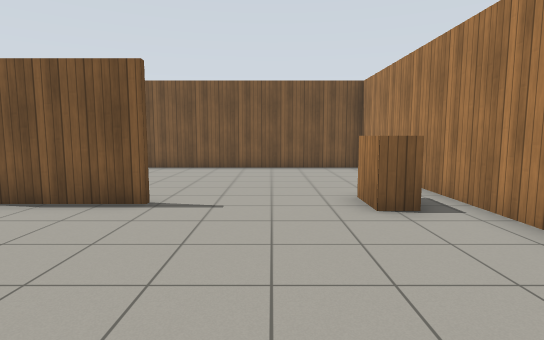
[1] (above)

20 first-person views from a walk through a world built for the Gazebo simulator. The camera is 1.2 m above the floor, tilts 6° down and sees 80° across. The floor is counted in squares, 1 m on a side. Each view is taken from the middle of a square. On the plan, view 1 faces up. The plan holds only what a view shows up to about 13 squares ahead; the rest is blank. The place goes on beyond the plan. Gazebo's built-in surfaces are drawn with simple patterns. Surface patterns are stand-ins for the level's own textures.

[2]
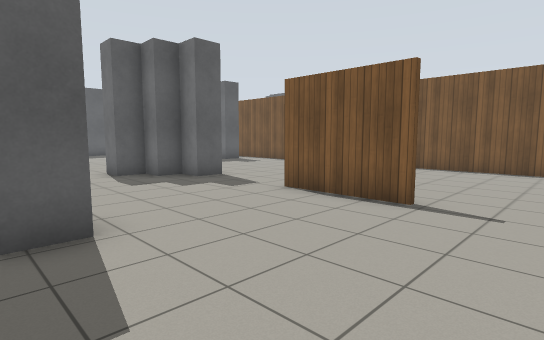

[3]
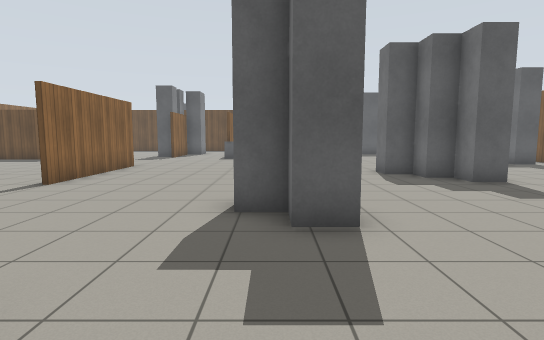

[4]
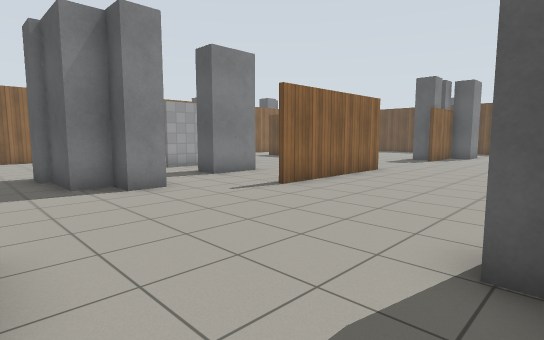

[5]
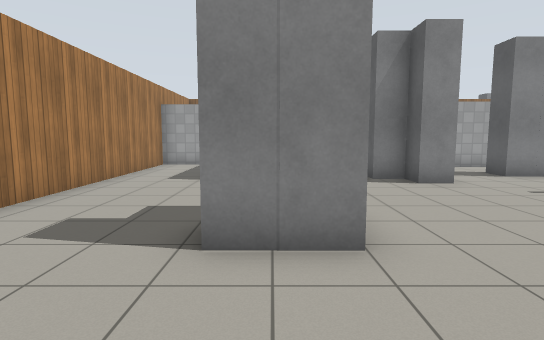

[6]
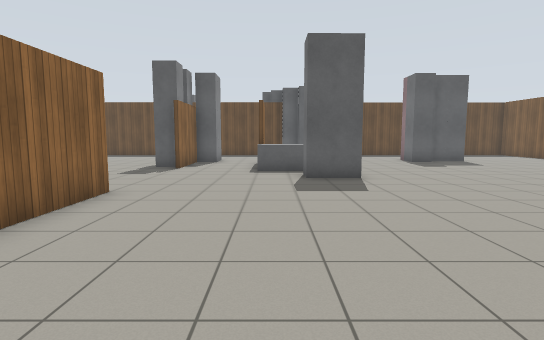

[7]
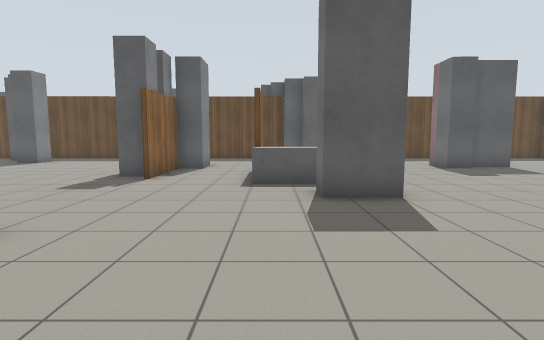

[8]
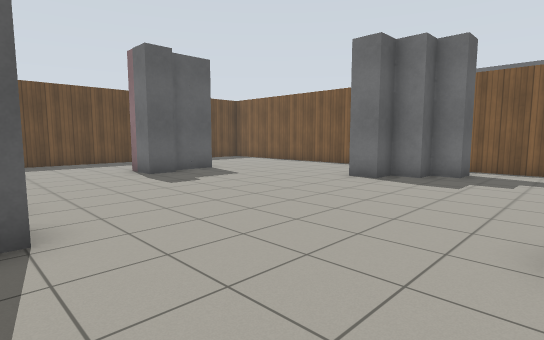

[9]
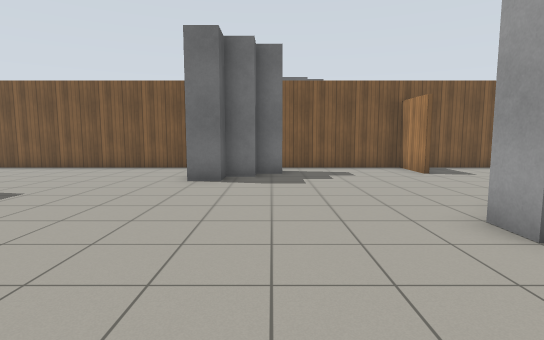

[10]
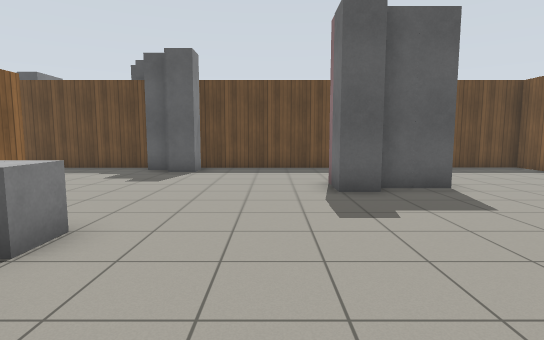

[11]
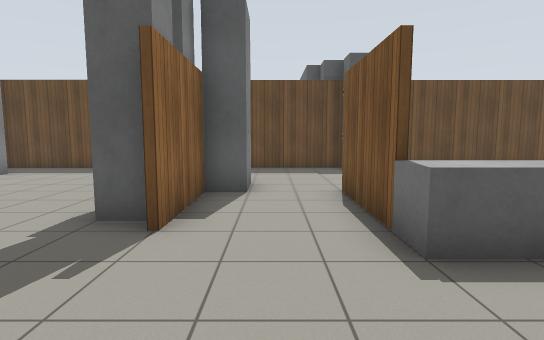

[12]
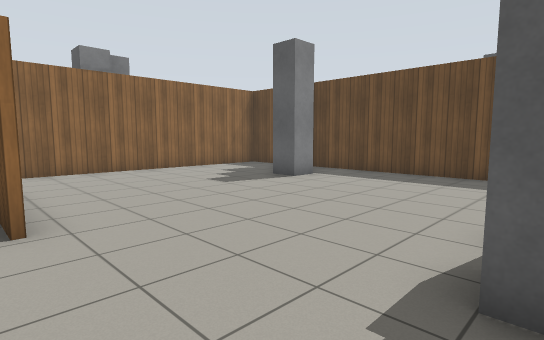

[13]
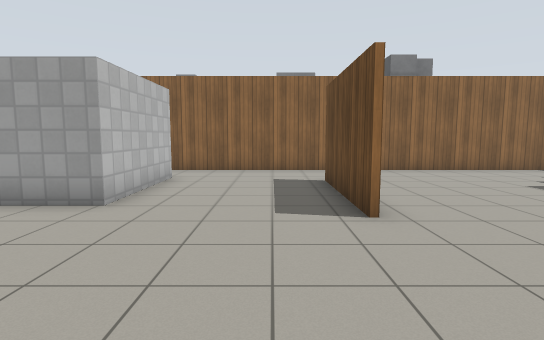

[14]
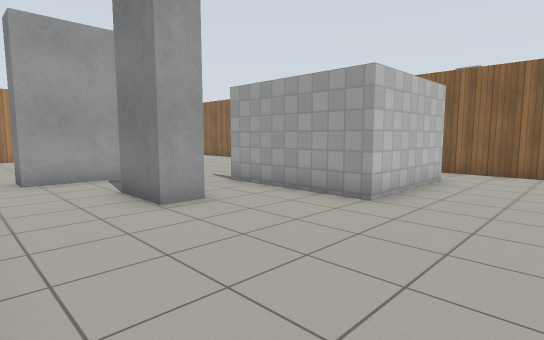

[15]
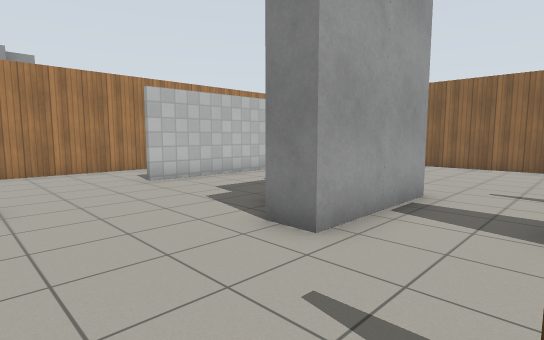

[16]
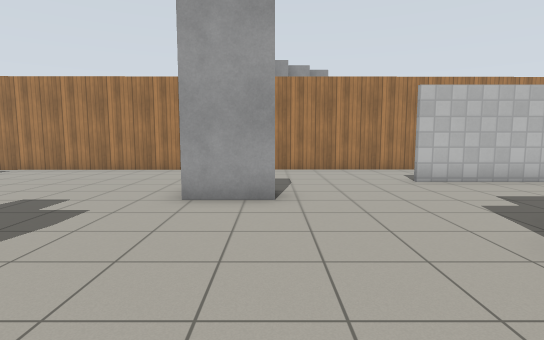

[17]
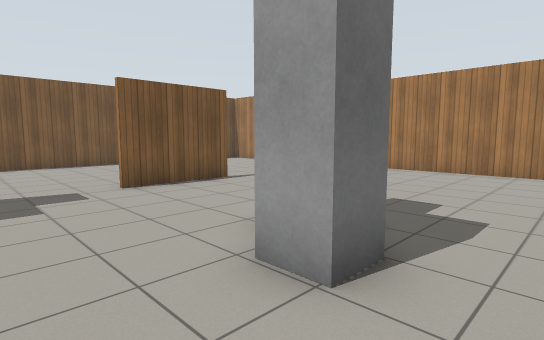

[18]
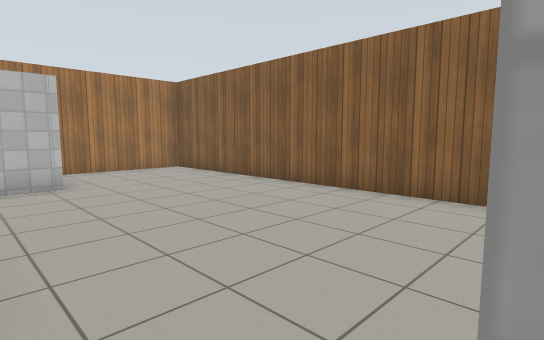

[19]
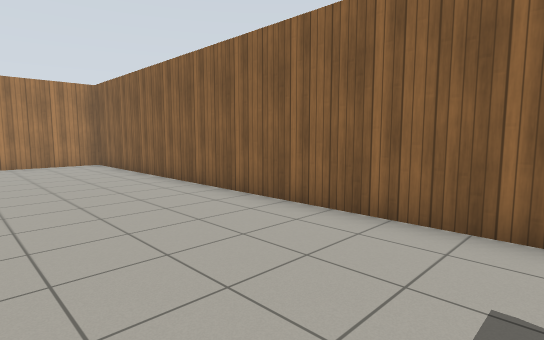

[20]
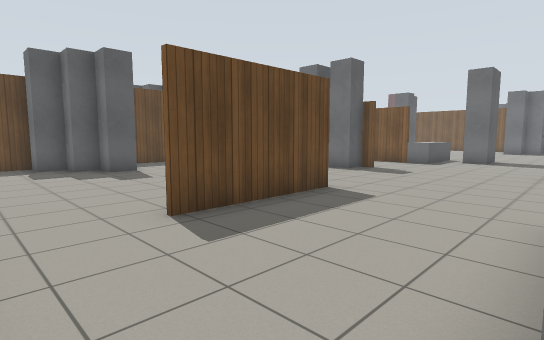

### Floor plan
Points are (right, up) in squares from view 1. A wall is a line through its corners. A room is listed if a view was taken in it or the views show most of it. See-through windows are left out.
Room 1 (views 1, 2, 3, 4, 5, 6, 7, 8, 9, 10, 11, 12, 13, 14, 15, 16, 17, 18, 19, 20)
walls: (-13, -5.5) (-7.9, -5.5); (-18.4, -2.5) (-21, -2.5); (-21, -2.3) (-18.6, -2.3); (-16.4, -10.6) (-16.4, -14.7); (-2.1, 5.6) (-5.2, 5.6); (-9.1, 10.3) (-9.1, 12.3) (-14, 12.3); (-21.7, 4.5) (-22.3, 4.5); (-12.1, -15.4) (-12.1, -11.5) (-7.9, -11.5); (3.5, -1.1) (3.4, 12.3) (-8, 12.3); (-26.2, -1.5) (-26.2, -6.4); (-17.2, 12.3) (-26.3, 12.3) (-26.3, 9.8); (0.4, -12.9) (0.4, -7.7); (-26.2, -8) (-26.2, -15.9); (-18.5, -17.4) (3.6, -17.4) (3.6, -13.4); (-26.3, 6.4) (-26.2, 0.3); (3.6, -12.1) (3.5, -4.4); (-24.6, -17.4) (-21.4, -17.4)
objects: grey post (-25, -15) to (-25, -14); grey post (-25, -14) to (-24, -13); grey post (-25, 0); grey post (-24, -13); grey post (-22, -5) to (-21, -5); grey post (-22, 6); grey post (-22, 7); grey post (-21, -19) to (-20, -18); grey post (-21, -6) to (-20, -6); grey post (-21, 5); grey post (-20, -18) to (-19, -18); grey post (-19, -6) to (-18, -6); grey box (-18, -2) to (-17, -2); grey box (-18, -1) to (-17, -1); grey box (-18, 0) to (-17, 0); grey post (-16, -1) to (-15, -1); grey post (-16, 0) to (-15, 0); grey post (-16, 9); grey post (-15, 10); grey post (-14, 11); grey post (-11, 4) to (-10, 4); grey post (-10, 5); grey post (-9, -9); grey post (-9, 5) to (-9, 6); grey post (-8, -9); grey post (-6, 0) to (-5, 0); grey post (-5, -10); grey post (-5, -9); grey post (-5, -8) to (-5, -7); grey post (-5, 1) to (-4, 1); grey post (-4, -10); grey post (-4, -9); grey post (-4, -8); grey post (-2, -4) to (-1, -4); grey post (-2, -3); grey post (-1, -3); wooden box (2, 5) to (2, 6)

Positions as (right, up) in squares from view 1, and headings:
1: (0, 0), facing up
2: (0, 0), facing up-left
3: (0, 0), facing left
4: (-2, 0), facing down-left
5: (-1, 1), facing down
6: (-6, -2), facing left
7: (-9, -2), facing left
8: (-11, 0), facing up-left
9: (-14, 0), facing up
10: (-14, 3), facing left
11: (-14, -4), facing left
12: (-16, -6), facing down-left
13: (-15, -6), facing down
14: (-15, -6), facing down-right
15: (-8, -4), facing down-right
16: (-8, -4), facing right
17: (-8, -2), facing up-right
18: (-8, -11), facing down-right
19: (-11, -13), facing down-right
20: (-12, -17), facing up-left
